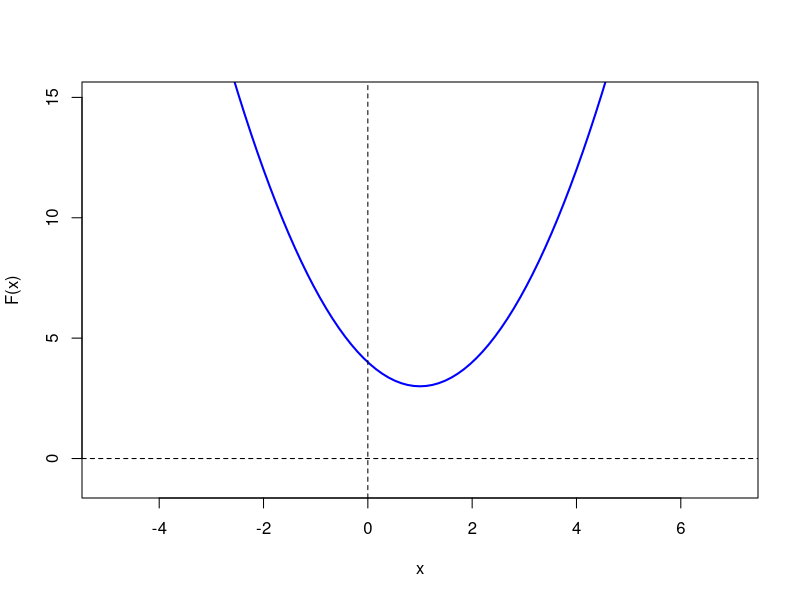
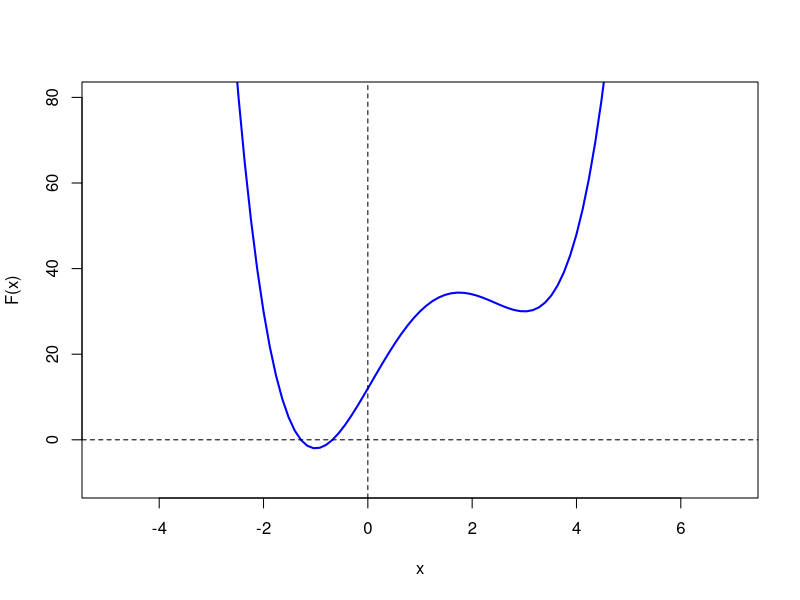
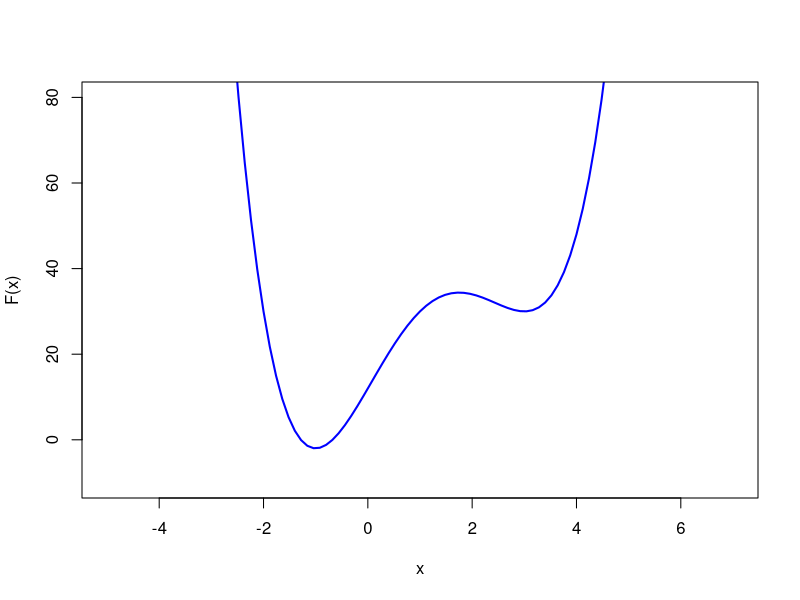

Generate these figures, in order, with R:
## ---- chunk 1

newton.raphson <- function(f, x, tol, max_iter) {
  n <- 0
  step <- tol + 10
  df <- function(x, d = 0.001) { 
    (f(x+d) - f(x-d)) / (2*d)
  }
  while(step > tol && n < max_iter) {
    n <- n + 1
    if(df(x) == 0) {
      break
    } 
    step <- -(f(x)/df(x))
    print(step)
    x <- x + step
    
    if(step < tol) {
      print("Meep")
    }
  }
  return(list(x, f(x), n))
}
## ---- chunk 2
F1 <- function(x) {
  x^2 - 2*x + 4
}
curve(F1, col = 'blue', lwd = 2, xlim=c(-5,7), ylim=c(-1,15), ylab='F(x)')
abline(h=0, lty = 2)
abline(v=0, lty = 2)
## ---- chunk 3
f1 <- function(x) {
  return((2 * x) - 2)
}

newton.raphson(f1, -2, 0.00001, 1000)
## ---- chunk 4
F2 <- function(x) {
  x^4 - 5*x^3 + x^2 + 21*x + 12
}
curve(F2, col = 'blue', lwd = 2, xlim=c(-5,7), ylim=c(-10,80), ylab='F(x)')
abline(h=0, lty = 2)
abline(v=0, lty = 2)
## ---- chunk 5
f2 <- function(x) {
  4*x^3 - 15*x^2 + 2*x + 21
}

newton.raphson(f2, 4, 0.00001, 1000)

curve(F2, col = 'blue', lwd = 2, xlim=c(-5,7), ylim=c(-10,80), ylab='F(x)')


## ---- chunk 6
generate_synth_data <- function(n = 100, # number of observations
                                pc = 5, # dimensionality (size of dimensions) of Z_i^c
                                py = 2, # dimensionality of Z_i^y
                                pe = 2,  # dimensionality of Z_i^e
                                pu = 30,  # dimensionality of Z_i^u
                                alpha = 0.5,
                                beta = NULL,
                                delta = NULL,
                                gamma = NULL,
                                sigma = NULL,
                                seed.number = 2018 
                                ) {
  set.seed(seed.number)
  
  #-- TODO 1: Generate Z^c, Z^y, Z^e, and Z^u (Hint: use rnorm())
  Zc = matrix(NA, nrow = n, ncol = pc)
  Zy = matrix(NA, nrow = n, ncol = py)
  Ze = matrix(NA, nrow = n, ncol = pe)
  Zu = matrix(NA, nrow = n, ncol = pu)
  # Your code here
  
  #-- TODO 2: Create X^c, X^y, X^e, and X^u
  Xc = matrix(NA, nrow = n, ncol = pc*3-1)
  Xy = matrix(NA, nrow = n, ncol = py*3-1)
  Xe = matrix(NA, nrow = n, ncol = pe*3-1)
  Xu = matrix(NA, nrow = n, ncol = pu*3-1)
  # Your codes here
  colnames(Xc) = paste0("Xc", 1:(pc*3-1))
  colnames(Xy) = paste0("Xy", 1:(py*3-1))
  colnames(Xe) = paste0("Xe", 1:(pe*3-1))
  colnames(Xu) = paste0("Xu", 1:(pu*3-1))
  
  #-- 3: Create X
  X = cbind(Xc, Xy, Xe, Xu)
  
  #-- TODO 4: Generate regression coefficients
  if (is.null(alpha)) {
    alpha = rnorm(1, mean = 0, sd = 2) # example
  }
  if (is.null(beta)) {
    # Your codes here
  }
  if (is.null(delta)) {
    # Your codes here
  }
  if (is.null(gamma)) {
    # Your codes here
  }
  if (is.null(sigma)) {
    # Your codes here
  }
  
  #-- TODO 5: Generate random noise
  epsilon1 = rep(NA, n)
  epsilon2 = rep(NA, n)
  # Your codes here
  
  #-- TODO 6: Create D and Y
  D = rep(NA, n)
  Y = rep(NA, n)
  # Your codes here
  colnames(D) = "D"
  colnames(Y) = "Y"
  
  # cat("## num of observations:",n,"\n## num of predictors:",ncol(X),"\n")
  
  res = list(X = X, D = D, Y = Y, 
             alpha = alpha, beta = beta, delta = delta, gamma = gamma, sigma = sigma)
  return(res)
}

## ---- chunk 7
n = 100; pc = 5; py = 2; pe = 2; pu = 30
alpha = 0.5
set.seed(2018)
beta = matrix(rnorm(pc*3-1, mean = 0.1, sd = 0.01), ncol = 1)
delta = matrix(rnorm(py*3-1, mean = 0, sd = 0.01), ncol = 1)
gamma = matrix(rnorm(pc*3-1, mean = 0.8, sd = 0.01), ncol = 1)
sigma = matrix(rnorm(pe*3-1, mean = 0, sd = 0.01), ncol = 1)
